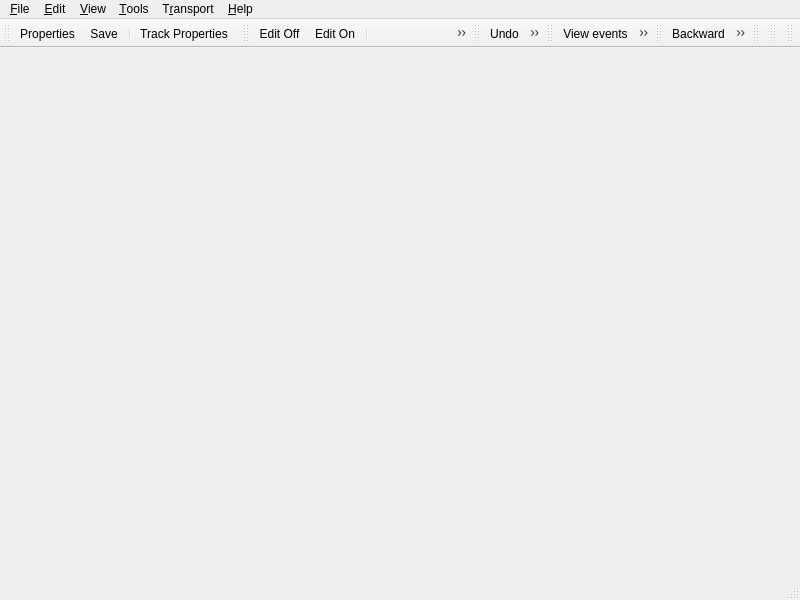
<ui version="4.0" >
 <author>rncbc aka Rui Nuno Capela</author>
 <comment>qtractor - A MIDI/Audio multi-track sequencer.

   Copyright (C) 2005-2011, rncbc aka Rui Nuno Capela. All rights reserved.

   This program is free software; you can redistribute it and/or
   modify it under the terms of the GNU General Public License
   as published by the Free Software Foundation; either version 2
   of the License, or (at your option) any later version.

   This program is distributed in the hope that it will be useful,
   but WITHOUT ANY WARRANTY; without even the implied warranty of
   MERCHANTABILITY or FITNESS FOR A PARTICULAR PURPOSE.  See the
   GNU General Public License for more details.

   You should have received a copy of the GNU General Public License along
   with this program; if not, write to the Free Software Foundation, Inc.,
   51 Franklin Street, Fifth Floor, Boston, MA 02110-1301 USA.

 </comment>
 <class>qtractorMidiEditorForm</class>
 <widget class="QMainWindow" name="qtractorMidiEditorForm" >
  <property name="geometry" >
   <rect>
    <x>0</x>
    <y>0</y>
    <width>800</width>
    <height>600</height>
   </rect>
  </property>
  <property name="windowTitle" >
   <string>MIDI Editor</string>
  </property>
  <property name="windowIcon" >
   <iconset resource="qtractor.qrc" >:/images/qtractor.png</iconset>
  </property>
  <widget class="QMenuBar" name="menuBar" >
   <property name="geometry" >
    <rect>
     <x>0</x>
     <y>0</y>
     <width>803</width>
     <height>29</height>
    </rect>
   </property>
   <widget class="QMenu" name="fileTrackMenu" >
    <property name="title" >
     <string>&amp;Track</string>
    </property>
    <addaction name="fileTrackInputsAction" />
    <addaction name="fileTrackOutputsAction" />
    <addaction name="separator" />
    <addaction name="fileTrackPropertiesAction" />
   </widget>
   <widget class="QMenu" name="fileMenu" >
    <property name="title" >
     <string>&amp;File</string>
    </property>
    <addaction name="fileSaveAction" />
    <addaction name="fileSaveAsAction" />
    <addaction name="separator" />
    <addaction name="filePropertiesAction" />
    <addaction name="separator" />
    <addaction name="fileTrackMenu" />
    <addaction name="separator" />
    <addaction name="fileCloseAction" />
   </widget>
   <widget class="QMenu" name="editModeMenu" >
    <property name="title" >
     <string>Select &amp;Mode</string>
    </property>
    <addaction name="editModeOffAction" />
    <addaction name="editModeOnAction" />
    <addaction name="separator" />
    <addaction name="editModeDrawAction" />
   </widget>
   <widget class="QMenu" name="editSelectMenu" >
    <property name="title" >
     <string>&amp;Select</string>
    </property>
    <addaction name="editSelectAllAction" />
    <addaction name="editSelectNoneAction" />
    <addaction name="editSelectInvertAction" />
    <addaction name="separator" />
    <addaction name="editSelectRangeAction" />
   </widget>
   <widget class="QMenu" name="toolsMenu" >
    <property name="title" >
     <string>&amp;Tools</string>
    </property>
    <addaction name="toolsQuantizeAction" />
    <addaction name="toolsTransposeAction" />
    <addaction name="toolsNormalizeAction" />
    <addaction name="toolsRandomizeAction" />
    <addaction name="toolsResizeAction" />
    <addaction name="toolsRescaleAction" />
    <addaction name="toolsTimeshiftAction" />
   </widget>
   <widget class="QMenu" name="editMenu" >
    <property name="title" >
     <string>&amp;Edit</string>
    </property>
    <addaction name="editUndoAction" />
    <addaction name="editRedoAction" />
    <addaction name="separator" />
    <addaction name="editCutAction" />
    <addaction name="editCopyAction" />
    <addaction name="editPasteAction" />
    <addaction name="editPasteRepeatAction" />
    <addaction name="separator" />
    <addaction name="editDeleteAction" />
    <addaction name="separator" />
    <addaction name="editModeMenu" />
    <addaction name="editSelectMenu" />
   </widget>
   <widget class="QMenu" name="viewMenu" >
    <property name="title" >
     <string>&amp;View</string>
    </property>
    <widget class="QMenu" name="viewToolbarsMenu" >
     <property name="title" >
      <string>&amp;Toolbars</string>
     </property>
     <addaction name="viewToolbarFileAction" />
     <addaction name="viewToolbarEditAction" />
     <addaction name="viewToolbarViewAction" />
     <addaction name="viewToolbarTransportAction" />
     <addaction name="viewToolbarScaleAction" />
    </widget>
    <widget class="QMenu" name="viewWindowsMenu" >
     <property name="title" >
      <string>&amp;Windows</string>
     </property>
	 <addaction name="viewEventsAction" />
    </widget>
    <widget class="QMenu" name="viewZoomMenu" >
     <property name="icon" >
      <iconset resource="qtractor.qrc" >:/images/viewZoomTool.png</iconset>
     </property>
     <property name="title" >
      <string>&amp;Zoom</string>
     </property>
     <addaction name="viewZoomInAction" />
     <addaction name="viewZoomOutAction" />
     <addaction name="separator" />
     <addaction name="viewZoomResetAction" />
     <addaction name="separator" />
     <addaction name="viewZoomHorizontalAction" />
     <addaction name="viewZoomVerticalAction" />
     <addaction name="viewZoomAllAction" />
    </widget>
    <widget class="QMenu" name="viewSnapMenu" >
     <property name="title" >
      <string>S&amp;nap</string>
     </property>
    </widget>
    <widget class="QMenu" name="viewScaleMenu" >
     <property name="title" >
      <string>Sc&amp;ale</string>
     </property>
    </widget>
    <addaction name="viewMenubarAction" />
    <addaction name="viewStatusbarAction" />
    <addaction name="viewToolbarsMenu" />
    <addaction name="viewWindowsMenu" />
	<addaction name="separator" />
	<addaction name="viewToolTipsAction" />
    <addaction name="separator" />
	<addaction name="viewNoteDurationAction" />
    <addaction name="viewNoteColorAction" />
    <addaction name="viewValueColorAction" />
	<addaction name="separator" />
	<addaction name="viewZoomMenu" />
	<addaction name="viewSnapMenu" />
	<addaction name="viewScaleMenu" />
	<addaction name="separator" />
	<addaction name="viewRefreshAction" />
    <addaction name="separator" />
    <addaction name="viewPreviewAction" />
    <addaction name="viewFollowAction" />
   </widget>
   <widget class="QMenu" name="transportMenu" >
    <property name="title" >
     <string>T&amp;ransport</string>
    </property>
    <addaction name="transportBackwardAction" />
    <addaction name="transportRewindAction" />
    <addaction name="transportFastForwardAction" />
    <addaction name="transportForwardAction" />
    <addaction name="separator" />
    <addaction name="transportLoopAction" />
    <addaction name="transportLoopSetAction" />
    <addaction name="separator" />
	<addaction name="transportStopAction" />
	<addaction name="transportPlayAction" />
    <addaction name="transportRecordAction" />
    <addaction name="separator" />
    <addaction name="transportPunchAction" />
    <addaction name="transportPunchSetAction" />
   </widget>
   <widget class="QMenu" name="helpMenu" >
    <property name="title" >
     <string>&amp;Help</string>
    </property>
    <addaction name="helpShortcutsAction" />
    <addaction name="separator" />
    <addaction name="helpAboutAction" />
    <addaction name="helpAboutQtAction" />
   </widget>
   <addaction name="fileMenu" />
   <addaction name="editMenu" />
   <addaction name="viewMenu" />
   <addaction name="toolsMenu" />
   <addaction name="transportMenu" />
   <addaction name="helpMenu" />
  </widget>
  <widget class="QStatusBar" name="statusBar" />
  <widget class="QToolBar" name="fileToolbar" >
   <property name="orientation" >
    <enum>Qt::Horizontal</enum>
   </property>
   <attribute name="toolBarArea" >
    <number>4</number>
   </attribute>
   <addaction name="filePropertiesAction" />
   <addaction name="fileSaveAction" />
   <addaction name="separator" />
   <addaction name="fileTrackPropertiesAction" />
  </widget>
  <widget class="QToolBar" name="editModeToolbar" >
   <property name="orientation" >
    <enum>Qt::Horizontal</enum>
   </property>
   <attribute name="toolBarArea" >
    <number>4</number>
   </attribute>
   <addaction name="editModeOffAction" />
   <addaction name="editModeOnAction" />
   <addaction name="separator" />
   <addaction name="editModeDrawAction" />
  </widget>
  <widget class="QToolBar" name="editToolbar" >
   <property name="orientation" >
    <enum>Qt::Horizontal</enum>
   </property>
   <attribute name="toolBarArea" >
    <number>4</number>
   </attribute>
   <addaction name="editUndoAction" />
   <addaction name="editRedoAction" />
   <addaction name="separator" />
   <addaction name="editCutAction" />
   <addaction name="editCopyAction" />
   <addaction name="editPasteAction" />
   <addaction name="separator" />
   <addaction name="editDeleteAction" />
  </widget>
  <widget class="QToolBar" name="viewToolbar" >
   <property name="orientation" >
    <enum>Qt::Horizontal</enum>
   </property>
   <attribute name="toolBarArea" >
    <number>4</number>
   </attribute>
   <addaction name="viewEventsAction" />
   <addaction name="separator" />
   <addaction name="viewPreviewAction" />
   <addaction name="viewFollowAction" />
  </widget>
  <widget class="QToolBar" name="transportToolbar" >
   <property name="orientation" >
    <enum>Qt::Horizontal</enum>
   </property>
   <attribute name="toolBarArea" >
    <number>4</number>
   </attribute>
   <addaction name="transportBackwardAction" />
   <addaction name="transportRewindAction" />
   <addaction name="transportFastForwardAction" />
   <addaction name="transportForwardAction" />
   <addaction name="separator" />
   <addaction name="transportLoopAction" />
   <addaction name="separator" />
   <addaction name="transportStopAction" />
   <addaction name="transportPlayAction" />
   <addaction name="transportRecordAction" />
   <addaction name="separator" />
   <addaction name="transportPunchAction" />
  </widget>
  <widget class="QToolBar" name="editViewToolbar" >
   <property name="orientation" >
    <enum>Qt::Horizontal</enum>
   </property>
   <attribute name="toolBarArea" >
    <number>4</number>
   </attribute>
  </widget>
  <widget class="QToolBar" name="editEventToolbar" >
   <property name="orientation" >
    <enum>Qt::Horizontal</enum>
   </property>
   <attribute name="toolBarArea" >
    <number>4</number>
   </attribute>
  </widget>
  <widget class="QToolBar" name="snapToScaleToolbar" >
   <property name="orientation" >
    <enum>Qt::Horizontal</enum>
   </property>
   <attribute name="toolBarArea" >
    <number>4</number>
   </attribute>
  </widget>
  <action name="fileSaveAction" >
   <property name="icon" >
    <iconset resource="qtractor.qrc" >:/images/fileSave.png</iconset>
   </property>
   <property name="text" >
    <string>&amp;Save</string>
   </property>
   <property name="iconText" >
    <string>Save</string>
   </property>
   <property name="toolTip" >
    <string>Save</string>
   </property>
   <property name="statusTip" >
    <string>Save current MIDI clip to existing file name</string>
   </property>
  </action>
  <action name="fileSaveAsAction" >
   <property name="text" >
    <string>Save &amp;As...</string>
   </property>
   <property name="iconText" >
    <string>Save As</string>
   </property>
   <property name="toolTip" >
    <string>Save as</string>
   </property>
   <property name="statusTip" >
    <string>Save current MIDI clip with another file name</string>
   </property>
  </action>
  <action name="fileTrackInputsAction" >
   <property name="text" >
    <string>&amp;Inputs</string>
   </property>
   <property name="iconText" >
    <string>Track Inputs</string>
   </property>
   <property name="toolTip" >
    <string>Track inputs</string>
   </property>
   <property name="statusTip" >
    <string>Show current MIDI clip/track input bus connections</string>
   </property>
  </action>
  <action name="fileTrackOutputsAction" >
   <property name="text" >
    <string>&amp;Outputs</string>
   </property>
   <property name="iconText" >
    <string>Track Outputs</string>
   </property>
   <property name="toolTip" >
    <string>Track outputs</string>
   </property>
   <property name="statusTip" >
    <string>Show current MIDI clip/track output bus connections</string>
   </property>
  </action>
  <action name="fileTrackPropertiesAction" >
   <property name="icon" >
    <iconset resource="qtractor.qrc" >:/images/trackProperties.png</iconset>
   </property>
   <property name="text" >
    <string>&amp;Properties...</string>
   </property>
   <property name="iconText" >
    <string>Track Properties</string>
   </property>
   <property name="toolTip" >
    <string>Track properties</string>
   </property>
   <property name="statusTip" >
    <string>Edit current MIDI clip/track properties</string>
   </property>
   <property name="shortcut" >
    <string>Shift+F2</string>
   </property>
  </action>
  <action name="filePropertiesAction" >
   <property name="icon" >
    <iconset resource="qtractor.qrc" >:/images/clipEdit.png</iconset>
   </property>
   <property name="text" >
    <string>&amp;Properties...</string>
   </property>
   <property name="iconText" >
    <string>Properties</string>
   </property>
   <property name="toolTip" >
    <string>Properties</string>
   </property>
   <property name="statusTip" >
    <string>Edit current MIDI clip properties</string>
   </property>
   <property name="shortcut" >
    <string>F4</string>
   </property>
  </action>
  <action name="fileCloseAction" >
   <property name="text" >
    <string>&amp;Close</string>
   </property>
   <property name="iconText" >
    <string>Close</string>
   </property>
   <property name="toolTip" >
    <string>Close</string>
   </property>
   <property name="statusTip" >
    <string>Close this MIDI clip editor</string>
   </property>
  </action>
  <action name="editModeOffAction" >
   <property name="checkable" >
    <bool>true</bool>
   </property>
   <property name="icon" >
    <iconset resource="qtractor.qrc" >:/images/editModeOff.png</iconset>
   </property>
   <property name="text" >
    <string>Edit Of&amp;f</string>
   </property>
   <property name="iconText" >
    <string>Edit Off</string>
   </property>
   <property name="toolTip" >
    <string>Edit off</string>
   </property>
   <property name="statusTip" >
    <string>Set edit mode off</string>
   </property>
  </action>
  <action name="editModeOnAction" >
   <property name="checkable" >
    <bool>true</bool>
   </property>
   <property name="icon" >
    <iconset resource="qtractor.qrc" >:/images/editModeOn.png</iconset>
   </property>
   <property name="text" >
    <string>Edit &amp;On</string>
   </property>
   <property name="iconText" >
    <string>Edit On</string>
   </property>
   <property name="toolTip" >
    <string>Edit on</string>
   </property>
   <property name="statusTip" >
    <string>Set edit mode on</string>
   </property>
  </action>
  <action name="editModeDrawAction" >
   <property name="checkable" >
    <bool>true</bool>
   </property>
   <property name="icon" >
    <iconset resource="qtractor.qrc" >:/images/editModeDraw.png</iconset>
   </property>
   <property name="text" >
    <string>Edit &amp;Draw</string>
   </property>
   <property name="iconText" >
    <string>Edit draw mode</string>
   </property>
   <property name="statusTip" >
    <string>Edit draw mode (notes)</string>
   </property>
   <property name="shortcut" >
    <string/>
   </property>
  </action>
  <action name="editUndoAction" >
   <property name="icon" >
    <iconset resource="qtractor.qrc" >:/images/editUndo.png</iconset>
   </property>
   <property name="text" >
    <string>&amp;Undo</string>
   </property>
   <property name="iconText" >
    <string>Undo</string>
   </property>
   <property name="toolTip" >
    <string>Undo</string>
   </property>
   <property name="statusTip" >
    <string>Undo last edit operation</string>
   </property>
   <property name="shortcut" >
    <string>Ctrl+Z</string>
   </property>
  </action>
  <action name="editRedoAction" >
   <property name="icon" >
    <iconset resource="qtractor.qrc" >:/images/editRedo.png</iconset>
   </property>
   <property name="text" >
    <string>&amp;Redo</string>
   </property>
   <property name="iconText" >
    <string>Redo</string>
   </property>
   <property name="toolTip" >
    <string>Redo</string>
   </property>
   <property name="statusTip" >
    <string>Redo last edit operation</string>
   </property>
   <property name="shortcut" >
    <string>Ctrl+Shift+Z</string>
   </property>
  </action>
  <action name="editCutAction" >
   <property name="icon" >
    <iconset resource="qtractor.qrc" >:/images/editCut.png</iconset>
   </property>
   <property name="text" >
    <string>Cu&amp;t</string>
   </property>
   <property name="iconText" >
    <string>Cut</string>
   </property>
   <property name="toolTip" >
    <string>Cut</string>
   </property>
   <property name="statusTip" >
    <string>Cut current selection into the local clipboard</string>
   </property>
   <property name="shortcut" >
    <string>Ctrl+X</string>
   </property>
  </action>
  <action name="editCopyAction" >
   <property name="icon" >
    <iconset resource="qtractor.qrc" >:/images/editCopy.png</iconset>
   </property>
   <property name="text" >
    <string>&amp;Copy</string>
   </property>
   <property name="iconText" >
    <string>Copy</string>
   </property>
   <property name="toolTip" >
    <string>Copy</string>
   </property>
   <property name="statusTip" >
    <string>Copy current selection to the local clipboard</string>
   </property>
   <property name="shortcut" >
    <string>Ctrl+C</string>
   </property>
  </action>
  <action name="editPasteAction" >
   <property name="icon" >
    <iconset resource="qtractor.qrc" >:/images/editPaste.png</iconset>
   </property>
   <property name="text" >
    <string>&amp;Paste</string>
   </property>
   <property name="iconText" >
    <string>Paste</string>
   </property>
   <property name="toolTip" >
    <string>Paste</string>
   </property>
   <property name="statusTip" >
    <string>Paste local clipboard contents into the current MIDI clip</string>
   </property>
   <property name="shortcut" >
    <string>Ctrl+V</string>
   </property>
  </action>
  <action name="editPasteRepeatAction" >
   <property name="text" >
    <string>Past&amp;e Repeat...</string>
   </property>
   <property name="iconText" >
    <string>Paste Repeat</string>
   </property>
   <property name="toolTip" >
    <string>Paste repeat</string>
   </property>
   <property name="statusTip" >
    <string>Paste/repeat local clipboard contents into the current MIDI clip</string>
   </property>
   <property name="shortcut" >
    <string>Ctrl+Shift+V</string>
   </property>
  </action>
  <action name="editDeleteAction" >
   <property name="icon" >
    <iconset resource="qtractor.qrc" >:/images/editDelete.png</iconset>
   </property>
   <property name="text" >
    <string>&amp;Delete</string>
   </property>
   <property name="iconText" >
    <string>Delete</string>
   </property>
   <property name="toolTip" >
    <string>Delete</string>
   </property>
   <property name="statusTip" >
    <string>Delete current selection</string>
   </property>
   <property name="shortcut" >
    <string>Del</string>
   </property>
  </action>
  <action name="editSelectAllAction" >
   <property name="text" >
    <string>&amp;All</string>
   </property>
   <property name="iconText" >
    <string>Select All</string>
   </property>
   <property name="toolTip" >
    <string>Select all</string>
   </property>
   <property name="statusTip" >
    <string>Select all</string>
   </property>
   <property name="shortcut" >
    <string>Ctrl+A</string>
   </property>
  </action>
  <action name="editSelectNoneAction" >
   <property name="text" >
    <string>&amp;None</string>
   </property>
   <property name="iconText" >
    <string>Select None</string>
   </property>
   <property name="toolTip" >
    <string>Select none</string>
   </property>
   <property name="statusTip" >
    <string>Select none</string>
   </property>
   <property name="shortcut" >
    <string>Ctrl+Shift+A</string>
   </property>
  </action>
  <action name="editSelectInvertAction" >
   <property name="text" >
    <string>&amp;Invert</string>
   </property>
   <property name="iconText" >
    <string>Select Invert</string>
   </property>
   <property name="toolTip" >
    <string>Select invert</string>
   </property>
   <property name="statusTip" >
    <string>Select invert</string>
   </property>
   <property name="shortcut" >
    <string>Ctrl+I</string>
   </property>
  </action>
  <action name="editSelectRangeAction" >
   <property name="text" >
    <string>&amp;Range</string>
   </property>
   <property name="iconText" >
    <string>Select Range</string>
   </property>
   <property name="toolTip" >
    <string>Select range</string>
   </property>
   <property name="statusTip" >
    <string>Mark range as selected</string>
   </property>
   <property name="shortcut" >
    <string>Ctrl+R</string>
   </property>
  </action>
  <action name="toolsQuantizeAction" >
   <property name="text" >
    <string>&amp;Quantize...</string>
   </property>
   <property name="iconText" >
    <string>Quantize</string>
   </property>
   <property name="toolTip" >
    <string>Quantize</string>
   </property>
   <property name="statusTip" >
    <string>Quantize selection</string>
   </property>
  </action>
  <action name="toolsTransposeAction" >
   <property name="text" >
    <string>&amp;Transpose...</string>
   </property>
   <property name="iconText" >
    <string>Transpose</string>
   </property>
   <property name="toolTip" >
    <string>Transpose</string>
   </property>
   <property name="statusTip" >
    <string>Transpose selection</string>
   </property>
  </action>
  <action name="toolsNormalizeAction" >
   <property name="text" >
    <string>&amp;Normalize...</string>
   </property>
   <property name="iconText" >
    <string>Normalize</string>
   </property>
   <property name="toolTip" >
    <string>Normalize</string>
   </property>
   <property name="statusTip" >
    <string>Normalize selection</string>
   </property>
  </action>
  <action name="toolsRandomizeAction" >
   <property name="text" >
    <string>&amp;Randomize...</string>
   </property>
   <property name="iconText" >
    <string>Randomize</string>
   </property>
   <property name="toolTip" >
    <string>Randomize</string>
   </property>
   <property name="statusTip" >
    <string>Randomize selection</string>
   </property>
  </action>
  <action name="toolsResizeAction" >
   <property name="text" >
    <string>Resi&amp;ze...</string>
   </property>
   <property name="iconText" >
    <string>Resize</string>
   </property>
   <property name="toolTip" >
    <string>Resize</string>
   </property>
   <property name="statusTip" >
    <string>Resize selection</string>
   </property>
  </action>
  <action name="toolsRescaleAction" >
   <property name="text" >
    <string>Re&amp;scale...</string>
   </property>
   <property name="iconText" >
    <string>Rescale</string>
   </property>
   <property name="toolTip" >
    <string>Rescale</string>
   </property>
   <property name="statusTip" >
    <string>Rescale selection</string>
   </property>
  </action>
  <action name="toolsTimeshiftAction" >
   <property name="text" >
    <string>T&amp;imeshift...</string>
   </property>
   <property name="iconText" >
    <string>Timeshift</string>
   </property>
   <property name="toolTip" >
    <string>Timeshift</string>
   </property>
   <property name="statusTip" >
    <string>Timeshift selection</string>
   </property>
  </action>
  <action name="viewMenubarAction" >
   <property name="checkable" >
    <bool>true</bool>
   </property>
   <property name="text" >
    <string>&amp;Menubar</string>
   </property>
   <property name="iconText" >
    <string>Menubar</string>
   </property>
   <property name="toolTip" >
    <string>Menubar</string>
   </property>
   <property name="statusTip" >
    <string>Show/hide the menubar</string>
   </property>
   <property name="shortcut" >
    <string>Ctrl+M</string>
   </property>
  </action>
  <action name="viewStatusbarAction" >
   <property name="checkable" >
    <bool>true</bool>
   </property>
   <property name="text" >
    <string>&amp;Statusbar</string>
   </property>
   <property name="iconText" >
    <string>Statusbar</string>
   </property>
   <property name="toolTip" >
    <string>Statusbar</string>
   </property>
   <property name="statusTip" >
    <string>Show/hide the statusbar</string>
   </property>
   <property name="shortcut" >
    <string/>
   </property>
  </action>
  <action name="viewToolbarFileAction" >
   <property name="checkable" >
    <bool>true</bool>
   </property>
   <property name="text" >
    <string>&amp;File</string>
   </property>
   <property name="iconText" >
    <string>File Toolbar</string>
   </property>
   <property name="toolTip" >
    <string>File toolbar</string>
   </property>
   <property name="statusTip" >
    <string>Show/hide the file toolbar</string>
   </property>
  </action>
  <action name="viewToolbarEditAction" >
   <property name="checkable" >
    <bool>true</bool>
   </property>
   <property name="text" >
    <string>&amp;Edit</string>
   </property>
   <property name="iconText" >
    <string>Edit Toolbar</string>
   </property>
   <property name="toolTip" >
    <string>Edit toolbar</string>
   </property>
   <property name="statusTip" >
    <string>Show/hide the edit toolbar</string>
   </property>
  </action>
  <action name="viewToolbarViewAction" >
   <property name="checkable" >
    <bool>true</bool>
   </property>
   <property name="text" >
    <string>&amp;View</string>
   </property>
   <property name="iconText" >
    <string>View Toolbar</string>
   </property>
   <property name="toolTip" >
    <string>View toolbar</string>
   </property>
   <property name="statusTip" >
    <string>Show/hide the view toolbar</string>
   </property>
  </action>
  <action name="viewToolbarTransportAction" >
   <property name="checkable" >
    <bool>true</bool>
   </property>
   <property name="text" >
    <string>&amp;Transport</string>
   </property>
   <property name="iconText" >
    <string>Transport Toolbar</string>
   </property>
   <property name="toolTip" >
    <string>Transport toolbar</string>
   </property>
   <property name="statusTip" >
    <string>Show/hide the transport toolbar</string>
   </property>
  </action>
  <action name="viewToolbarScaleAction" >
   <property name="checkable" >
    <bool>true</bool>
   </property>
   <property name="text" >
    <string>&amp;Scale</string>
   </property>
   <property name="iconText" >
    <string>Scale Toolbar</string>
   </property>
   <property name="toolTip" >
    <string>Scale toolbar</string>
   </property>
   <property name="statusTip" >
    <string>Show/hide the scale toolbar</string>
   </property>
  </action>
  <action name="viewNoteDurationAction" >
   <property name="checkable" >
    <bool>true</bool>
   </property>
   <property name="text" >
    <string>Note &amp;Duration</string>
   </property>
   <property name="iconText" >
    <string>Note Duration</string>
   </property>
   <property name="toolTip" >
    <string>Note duration</string>
   </property>
   <property name="statusTip" >
    <string>Whether note events are shown proportional to duration</string>
   </property>
   <property name="shortcut" >
    <string/>
   </property>
  </action>
  <action name="viewNoteColorAction" >
   <property name="checkable" >
    <bool>true</bool>
   </property>
   <property name="text" >
    <string>Note &amp;Color</string>
   </property>
   <property name="iconText" >
    <string>Note Color</string>
   </property>
   <property name="toolTip" >
    <string>Note color</string>
   </property>
   <property name="statusTip" >
    <string>Whether note events are colored according to pitch</string>
   </property>
   <property name="shortcut" >
    <string/>
   </property>
  </action>
  <action name="viewValueColorAction" >
   <property name="checkable" >
    <bool>true</bool>
   </property>
   <property name="text" >
    <string>&amp;Value Color</string>
   </property>
   <property name="iconText" >
    <string>Value Color</string>
   </property>
   <property name="toolTip" >
    <string>Value color</string>
   </property>
   <property name="statusTip" >
    <string>Whether note events are colored according to value (velocity)</string>
   </property>
   <property name="shortcut" >
    <string/>
   </property>
  </action>
  <action name="viewEventsAction" >
   <property name="checkable" >
    <bool>true</bool>
   </property>
   <property name="icon" >
    <iconset resource="qtractor.qrc" >:/images/viewEvents.png</iconset>
   </property>
   <property name="text" >
    <string>&amp;Events</string>
   </property>
   <property name="iconText" >
    <string>View events</string>
   </property>
   <property name="toolTip" >
    <string>View events</string>
   </property>
   <property name="statusTip" >
    <string>Show/hide the events list</string>
   </property>
  </action>
  <action name="viewPreviewAction" >
   <property name="checkable" >
    <bool>true</bool>
   </property>
   <property name="icon" >
    <iconset resource="qtractor.qrc" >:/images/viewPreview.png</iconset>
   </property>
   <property name="text" >
    <string>&amp;Preview Notes</string>
   </property>
   <property name="iconText" >
    <string>Preview Notes</string>
   </property>
   <property name="toolTip" >
    <string>Preview notes</string>
   </property>
   <property name="statusTip" >
    <string>Preview notes while editing (scrub)</string>
   </property>
   <property name="shortcut" >
    <string/>
   </property>
  </action>
  <action name="viewFollowAction" >
   <property name="checkable" >
    <bool>true</bool>
   </property>
   <property name="icon" >
    <iconset resource="qtractor.qrc" >:/images/transportFollow.png</iconset>
   </property>
   <property name="text" >
    <string>F&amp;ollow Playhead</string>
   </property>
   <property name="iconText" >
    <string>Follow Playhead</string>
   </property>
   <property name="toolTip" >
    <string>Follow playhead</string>
   </property>
   <property name="statusTip" >
    <string>Follow playhead</string>
   </property>
   <property name="shortcut" >
    <string/>
   </property>
  </action>
  <action name="viewZoomInAction" >
   <property name="icon" >
    <iconset resource="qtractor.qrc" >:/images/viewZoomIn.png</iconset>
   </property>
   <property name="text" >
    <string>&amp;In</string>
   </property>
   <property name="iconText" >
    <string>Zoom In</string>
   </property>
   <property name="toolTip" >
    <string>Zoom in</string>
   </property>
   <property name="statusTip" >
    <string>Zoom in</string>
   </property>
   <property name="shortcut" >
    <string>Ctrl++</string>
   </property>
  </action>
  <action name="viewZoomOutAction" >
   <property name="icon" >
    <iconset resource="qtractor.qrc" >:/images/viewZoomOut.png</iconset>
   </property>
   <property name="text" >
    <string>&amp;Out</string>
   </property>
   <property name="iconText" >
    <string>Zoom Out</string>
   </property>
   <property name="toolTip" >
    <string>Zoom out</string>
   </property>
   <property name="statusTip" >
    <string>Zoom out</string>
   </property>
   <property name="shortcut" >
    <string>Ctrl+-</string>
   </property>
  </action>
  <action name="viewZoomResetAction" >
   <property name="text" >
    <string>&amp;Reset</string>
   </property>
   <property name="iconText" >
    <string>Zoom Reset</string>
   </property>
   <property name="toolTip" >
    <string>Zoom reset</string>
   </property>
   <property name="statusTip" >
    <string>Zoom reset</string>
   </property>
   <property name="shortcut" >
	<string>Ctrl+1</string>
   </property>
  </action>
  <action name="viewZoomHorizontalAction" >
   <property name="checkable" >
    <bool>true</bool>
   </property>
   <property name="text" >
    <string>&amp;Horizontal</string>
   </property>
   <property name="iconText" >
    <string>Horizontal Zoom</string>
   </property>
   <property name="toolTip" >
    <string>Horizontal zoom</string>
   </property>
   <property name="statusTip" >
    <string>Horizontal zoom mode</string>
   </property>
  </action>
  <action name="viewZoomVerticalAction" >
   <property name="checkable" >
    <bool>true</bool>
   </property>
   <property name="text" >
    <string>&amp;Vertical</string>
   </property>
   <property name="iconText" >
    <string>Vertical Zoom</string>
   </property>
   <property name="toolTip" >
    <string>Vertical zoom</string>
   </property>
   <property name="statusTip" >
    <string>Vertical zoom mode</string>
   </property>
  </action>
  <action name="viewZoomAllAction" >
   <property name="checkable" >
    <bool>true</bool>
   </property>
   <property name="text" >
    <string>&amp;All</string>
   </property>
   <property name="iconText" >
    <string>All Zoom</string>
   </property>
   <property name="toolTip" >
    <string>All zoom</string>
   </property>
   <property name="statusTip" >
    <string>All zoom mode</string>
   </property>
  </action>
  <action name="viewSnapGridAction" >
   <property name="checkable" >
    <bool>true</bool>
   </property>
   <property name="text" >
    <string>&amp;Grid</string>
   </property>
   <property name="iconText" >
    <string>Grid</string>
   </property>
   <property name="toolTip" >
    <string>Grid</string>
   </property>
   <property name="statusTip" >
	<string>Snap grid view mode</string>
   </property>
  </action>
  <action name="viewToolTipsAction" >
   <property name="checkable" >
	<bool>true</bool>
   </property>
   <property name="text" >
	<string>Too&amp;l Tips</string>
   </property>
   <property name="iconText" >
	<string>Tool tips</string>
   </property>
   <property name="toolTip" >
	<string>Tool tips</string>
   </property>
   <property name="statusTip" >
	<string>Floating tool tips view mode</string>
   </property>
  </action>
  <action name="viewRefreshAction" >
   <property name="text" >
    <string>&amp;Refresh</string>
   </property>
   <property name="iconText" >
    <string>Refresh</string>
   </property>
   <property name="toolTip" >
    <string>Refresh</string>
   </property>
   <property name="statusTip" >
    <string>Refresh views</string>
   </property>
   <property name="shortcut" >
    <string>F5</string>
   </property>
  </action>
  <action name="transportBackwardAction" >
   <property name="icon" >
    <iconset resource="qtractor.qrc" >:/images/transportBackward.png</iconset>
   </property>
   <property name="text" >
    <string>&amp;Backward</string>
   </property>
   <property name="iconText" >
    <string>Backward</string>
   </property>
   <property name="toolTip" >
    <string>Backward</string>
   </property>
   <property name="statusTip" >
    <string>Transport backward</string>
   </property>
   <property name="shortcut" >
    <string>Backspace</string>
   </property>
  </action>
  <action name="transportRewindAction" >
   <property name="checkable" >
    <bool>true</bool>
   </property>
   <property name="icon" >
    <iconset resource="qtractor.qrc" >:/images/transportRewind.png</iconset>
   </property>
   <property name="text" >
    <string>Re&amp;wind</string>
   </property>
   <property name="iconText" >
    <string>Rewind</string>
   </property>
   <property name="toolTip" >
    <string>Rewind</string>
   </property>
   <property name="statusTip" >
    <string>Transport rewind</string>
   </property>
   <property name="shortcut" >
    <string/>
   </property>
  </action>
  <action name="transportFastForwardAction" >
   <property name="checkable" >
    <bool>true</bool>
   </property>
   <property name="icon" >
    <iconset resource="qtractor.qrc" >:/images/transportFastForward.png</iconset>
   </property>
   <property name="text" >
    <string>F&amp;ast Forward</string>
   </property>
   <property name="iconText" >
    <string>Fast Forward</string>
   </property>
   <property name="toolTip" >
    <string>Fast forward</string>
   </property>
   <property name="statusTip" >
    <string>Transport fast forward</string>
   </property>
   <property name="shortcut" >
    <string/>
   </property>
  </action>
  <action name="transportForwardAction" >
   <property name="icon" >
    <iconset resource="qtractor.qrc" >:/images/transportForward.png</iconset>
   </property>
   <property name="text" >
    <string>&amp;Forward</string>
   </property>
   <property name="iconText" >
    <string>Forward</string>
   </property>
   <property name="toolTip" >
    <string>Forward</string>
   </property>
   <property name="statusTip" >
    <string>Transport forward</string>
   </property>
   <property name="shortcut" >
    <string/>
   </property>
  </action>
  <action name="transportLoopAction" >
   <property name="checkable" >
    <bool>true</bool>
   </property>
   <property name="icon" >
    <iconset resource="qtractor.qrc" >:/images/transportLoop.png</iconset>
   </property>
   <property name="text" >
    <string>&amp;Loop</string>
   </property>
   <property name="iconText" >
    <string>Loop</string>
   </property>
   <property name="toolTip" >
    <string>Loop</string>
   </property>
   <property name="statusTip" >
    <string>Transport loop</string>
   </property>
   <property name="shortcut" >
	<string>Ctrl+Shift+L</string>
   </property>
  </action>
  <action name="transportLoopSetAction" >
   <property name="text" >
    <string>Loop &amp;Set</string>
   </property>
   <property name="iconText" >
    <string>Loop Set</string>
   </property>
   <property name="toolTip" >
    <string>Loop set</string>
   </property>
   <property name="statusTip" >
    <string>Transport loop set</string>
   </property>
   <property name="shortcut" >
    <string>Ctrl+L</string>
   </property>
  </action>
  <action name="transportStopAction" >
   <property name="icon" >
	<iconset resource="qtractor.qrc" >:/images/transportStop.png</iconset>
   </property>
   <property name="text" >
	<string>&amp;Stop</string>
   </property>
   <property name="iconText" >
	<string>Stop</string>
   </property>
   <property name="toolTip" >
	<string>Stop</string>
   </property>
   <property name="statusTip" >
	<string>Transport stop</string>
   </property>
  </action>
  <action name="transportPlayAction" >
   <property name="checkable" >
    <bool>true</bool>
   </property>
   <property name="icon" >
    <iconset resource="qtractor.qrc" >:/images/transportPlay.png</iconset>
   </property>
   <property name="text" >
    <string>&amp;Play</string>
   </property>
   <property name="iconText" >
    <string>Play</string>
   </property>
   <property name="toolTip" >
    <string>Play</string>
   </property>
   <property name="statusTip" >
    <string>Transport play/pause</string>
   </property>
   <property name="shortcut" >
    <string>Space</string>
   </property>
  </action>
  <action name="transportRecordAction" >
   <property name="checkable" >
    <bool>true</bool>
   </property>
   <property name="icon" >
    <iconset resource="qtractor.qrc" >:/images/transportRecord.png</iconset>
   </property>
   <property name="text" >
    <string>&amp;Record</string>
   </property>
   <property name="iconText" >
    <string>Record</string>
   </property>
   <property name="toolTip" >
    <string>Record</string>
   </property>
   <property name="statusTip" >
    <string>Transport record</string>
   </property>
   <property name="shortcut" >
    <string/>
   </property>
  </action>
  <action name="transportPunchAction" >
   <property name="checkable" >
    <bool>true</bool>
   </property>
   <property name="icon" >
    <iconset resource="qtractor.qrc" >:/images/transportPunch.png</iconset>
   </property>
   <property name="text" >
    <string>&amp;Punch</string>
   </property>
   <property name="iconText" >
    <string>Punch</string>
   </property>
   <property name="toolTip" >
    <string>Punch in/out</string>
   </property>
   <property name="statusTip" >
    <string>Transport punch in/out</string>
   </property>
   <property name="shortcut" >
	<string>Ctrl+Shift+P</string>
   </property>
  </action>
  <action name="transportPunchSetAction" >
   <property name="text" >
    <string>Punch Se&amp;t</string>
   </property>
   <property name="iconText" >
    <string>Punch Set</string>
   </property>
   <property name="toolTip" >
    <string>Punch in/out set</string>
   </property>
   <property name="statusTip" >
    <string>Transport punch in/out set</string>
   </property>
   <property name="shortcut" >
    <string>Ctrl+P</string>
   </property>
  </action>
  <action name="helpShortcutsAction" >
   <property name="icon" >
    <iconset resource="qtractor.qrc" >:/images/helpShortcuts.png</iconset>
   </property>
   <property name="text" >
    <string>&amp;Shortcuts...</string>
   </property>
   <property name="iconText" >
    <string>Shortcuts</string>
   </property>
   <property name="toolTip" >
    <string>Shortcuts</string>
   </property>
   <property name="statusTip" >
    <string>Keyboard shortcuts</string>
   </property>
   <property name="shortcut" >
    <string/>
   </property>
  </action>
  <action name="helpAboutAction" >
   <property name="text" >
    <string>&amp;About...</string>
   </property>
   <property name="iconText" >
    <string>About</string>
   </property>
   <property name="toolTip" >
    <string>About</string>
   </property>
   <property name="statusTip" >
    <string>Show information about this application program</string>
   </property>
   <property name="shortcut" >
    <string/>
   </property>
  </action>
  <action name="helpAboutQtAction" >
   <property name="text" >
    <string>About &amp;Qt...</string>
   </property>
   <property name="iconText" >
    <string>About Qt</string>
   </property>
   <property name="toolTip" >
    <string>About Qt</string>
   </property>
   <property name="statusTip" >
    <string>Show information about the Qt toolkit</string>
   </property>
   <property name="shortcut" >
    <string/>
   </property>
  </action>
 </widget>
 <resources>
  <include location="qtractor.qrc" />
 </resources>
 <connections/>
</ui>
